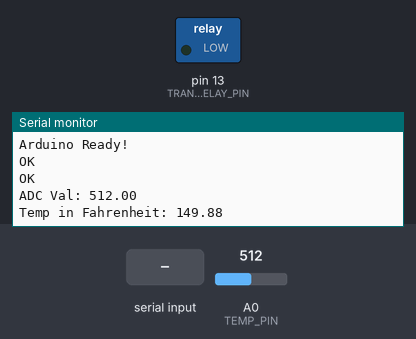
This sketch was run on a simulated Arduino Uno, built with avr-gcc and run on an emulated ATmega328P. Shown: switched loads named in the sketch (green lamp = pin HIGH), the last lines printed to the serial monitor. The inputs (shaded band) are chosen by the test bench; at power-on: A0 (TEMP_PIN) = 512. The modem accepts every AT command (registered, SIM ready, sends succeed) and sends nothing else.

Above: at 1.2 s.
1.3 s: "TON\n" received over the second serial link
At 2.1 s:
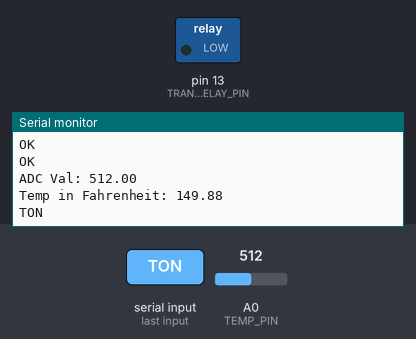
2.8 s: "TOFF\n" received over the second serial link
At 3.3 s:
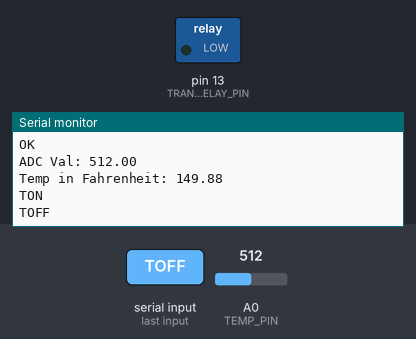
4.3 s: "1\n" received over the second serial link
At 5.6 s:
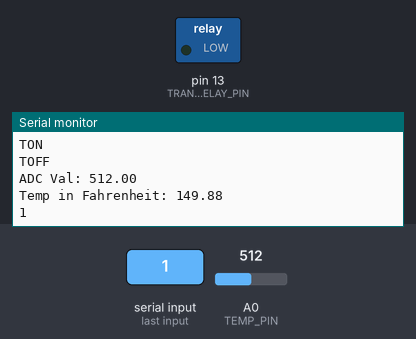

Measured:
- after the input at 1.3 s, the serial monitor: prints a new line at once (image 1)
- after the input at 2.8 s, the serial monitor: prints a new line at once (image 2)
- after the input at 4.3 s, the serial monitor: prints a new line at once (image 3)

The sketch:

AEVA_ArduinoSketchTempOnly.ino
```cpp
#define TEMP_PIN    A0
#define TRANSD_RELAY_PIN 13
#define DECODE_FLAG         0x01
#define TEMP_FLAG           0x02

#include <SoftwareSerial.h>

int tempOfSystem = 860; // Room Temp
int i=0;
byte operationFlag = 0x00;
char cmdStr[11]; //Commands can be up to 10 letters/number longs

SoftwareSerial wifiSerial(7,8); //RX, TX
// Wifi chip needs a new line character after commands
void setup() {
  // put your setup code here, to run once:
  // Pin Sets - cant use PWM 9 and 10 - used by timer 1
  pinMode(TEMP_PIN, INPUT);
  pinMode(TRANSD_RELAY_PIN, OUTPUT);
  // Timer Setup
  TCCR1A = 0;
  TCCR1B = 0;

  OCR1A   = 62500; // Comparison Register set to 16,000,000 / 1024 / 0.25Hz (Once every 4 seconds)
  TCCR1B |= (1 << WGM12); // Enable CTC
  TCCR1B |= (1 << CS12) | (1 << CS10);  // Set clock divider to 1024
  TIMSK1 |= (1 << OCIE1A);
  TCNT1  = 0;

  //analogReadResolution(10); // Set resolution to 10bit.
  Serial.begin(9600); // Set serial comm to 115.2k
  while (!Serial){
    // bootup delay
  }


  wifiSerial.begin(9600);
  while (!wifiSerial){
    // wifi delay
  }
  Serial.println("Arduino Ready!");
  wifiSerial.println("AT"); // wont pop up on serial line till serial swap code in main.
  wifiSerial.println("AT+CIPSTAMAC?"); // Gets busy signal back - 60:01:94:5d:6e:ad
  while(wifiSerial.available()){
    Serial.write(wifiSerial.read());
  }
}

void loop()
{

  //Serial.println("AT+UART=9600,8,1,0,3");
 // delay(2000);
 // Serial.println("AT+UART_DEF=9600,8,1,0,0");
  // put your main code here, to run repeatedly:

  if(operationFlag & TEMP_FLAG){ //If temperature ISR has run read temp
    readTemp();
  }
/*
  checkForCommand();
  if(operationFlag & DECODE_FLAG){
    decodeCommand();
  }

  */
  if (wifiSerial.available()) {
    Serial.write(wifiSerial.read());
  }
  if (Serial.available()) {
    wifiSerial.write(Serial.read());
  }

}

void readTemp()
{
  float tempRead = 0;
  float tempC = 0;

  operationFlag &= ~TEMP_FLAG; //turn off temp flag

  tempRead = analogRead(A0); //throwaway read so caps can fill
  tempRead = analogRead(A0);
  tempOfSystem = tempRead;

  Serial.print("ADC Val: ");
  Serial.println(tempRead);  //print digital value
  tempC = (tempRead-1137)/-4.17;
  Serial.print("Temp in Fahrenheit: ");
  Serial.println(tempC);
}

void checkForCommand()
{
  byte strPosition = 0;
  int incomingByte = 0;
  while (Serial.available() > 0)
  {
      operationFlag |= DECODE_FLAG; // set decode flag

      incomingByte = Serial.read();
      cmdStr[strPosition] = incomingByte;
      if (cmdStr[strPosition] == '\r')
      {
        cmdStr[strPosition] = '\0';
        break;
      }
      strPosition++;
      delay(25);
  }
}

void decodeCommand()
{
  byte commandRecognized = 0;

  operationFlag &= ~DECODE_FLAG; // turn off decode flag

  Serial.println("Decoding Command");
  Serial.println(cmdStr);
  if (strcmp(cmdStr,"TON")==0)
  {
    commandRecognized = 1;
    Serial.println("Turning on Transducer");
    digitalWrite(13,HIGH);
  }
  if (strcmp(cmdStr,"TOFF")==0)
  {
    commandRecognized = 1;
    Serial.println("Turning off Transducer");
    digitalWrite(13,LOW);
  }

  if (commandRecognized == 0){
    Serial.println("Command Not Recognized");
  }

}

ISR(TIMER1_COMPA_vect) // Occurs once every 4 seconds
{
  operationFlag |= TEMP_FLAG;
}
```
